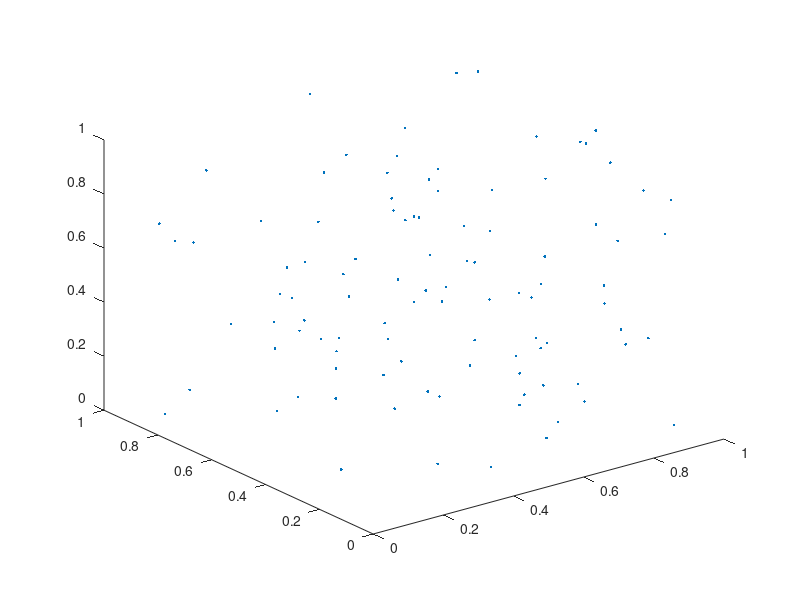

Reproduce this figure in MATLAB.

clear
close all
clc


%% Creating cloud of random points in 3d space

Npoints = 100;
Points_Pos = rand(100, 3);

%% Plotting cloud

plot3(Points_Pos(:, 1), Points_Pos(:, 2), Points_Pos(:, 3), '.');






